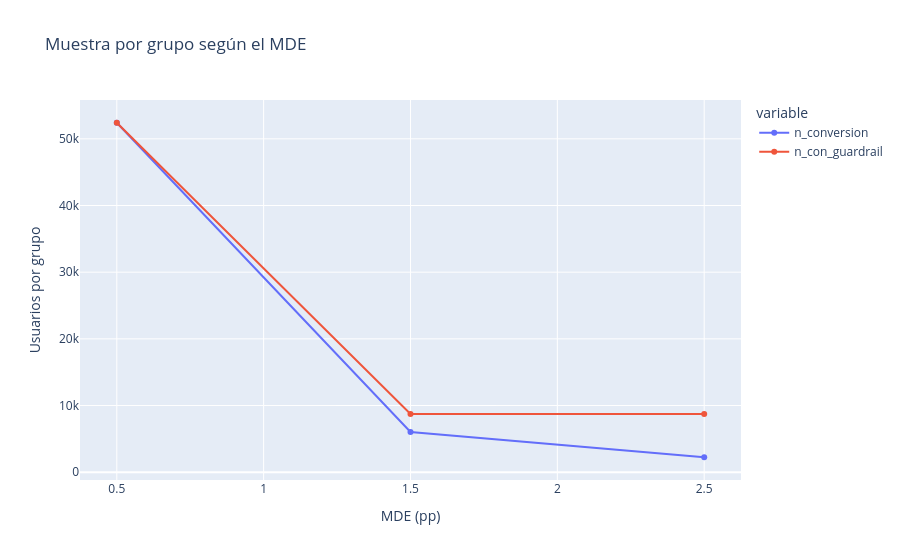

Notebook code for this chart:
### Markdown cell above
### Paso 5. Explorar la sensibilidad al MDE
Compare MDE de 0,5, 1,5 y 2,5 pp. Esta exploración es didáctica y no cambia el plan ni la decisión del caso ya fijado.
**Predicción:** ¿qué efecto necesitará más muestra y por qué?

### Code cell
filas = []
for mde in [0.005, 0.015, 0.025]:
    es = proportion_effectsize(BASELINE + mde, BASELINE)
    n = analysis.solve_power(effect_size=es, alpha=ALPHA,
                             power=POTENCIA, alternative="larger")
    filas.append({"MDE_pp": mde * 100,
                  "n_conversion": int(np.ceil(n)),
                  "n_con_guardrail": max(int(np.ceil(n)), n_guardrail)})
sensibilidad_n = pd.DataFrame(filas)
display(sensibilidad_n)
fig = px.line(sensibilidad_n, x="MDE_pp",
              y=["n_conversion", "n_con_guardrail"], markers=True,
              title="Muestra por grupo según el MDE",
              labels={"value": "Usuarios por grupo", "MDE_pp": "MDE (pp)"})
fig.show()

### Figure 1 — Plotly figure (JSON) as saved in the notebook; plotly's stock layout.template omitted (floating-point values rounded to 4 significant figures)
{"data": [{"hovertemplate": "variable=n_conversion<br>MDE (pp)=%{x}<br>Usuarios por grupo=%{y}<extra></extra>", "legendgroup": "n_conversion", "line": {"color": "#636efa", "dash": "solid"}, "marker": {"symbol": "circle"}, "mode": "lines+markers", "name": "n_conversion", "orientation": "v", "showlegend": true, "type": "scatter", "x": [0.5, 1.5, 2.5], "xaxis": "x", "y": [52413, 6027, 2241], "yaxis": "y"}, {"hovertemplate": "variable=n_con_guardrail<br>MDE (pp)=%{x}<br>Usuarios por grupo=%{y}<extra></extra>", "legendgroup": "n_con_guardrail", "line": {"color": "#EF553B", "dash": "solid"}, "marker": {"symbol": "circle"}, "mode": "lines+markers", "name": "n_con_guardrail", "orientation": "v", "showlegend": true, "type": "scatter", "x": [0.5, 1.5, 2.5], "xaxis": "x", "y": [52413, 8743, 8743], "yaxis": "y"}], "layout": {"legend": {"title": {"text": "variable"}, "tracegroupgap": 0}, "title": {"text": "Muestra por grupo según el MDE"}, "xaxis": {"anchor": "y", "domain": [0, 1], "title": {"text": "MDE (pp)"}}, "yaxis": {"anchor": "x", "domain": [0, 1], "title": {"text": "Usuarios por grupo"}}}}
